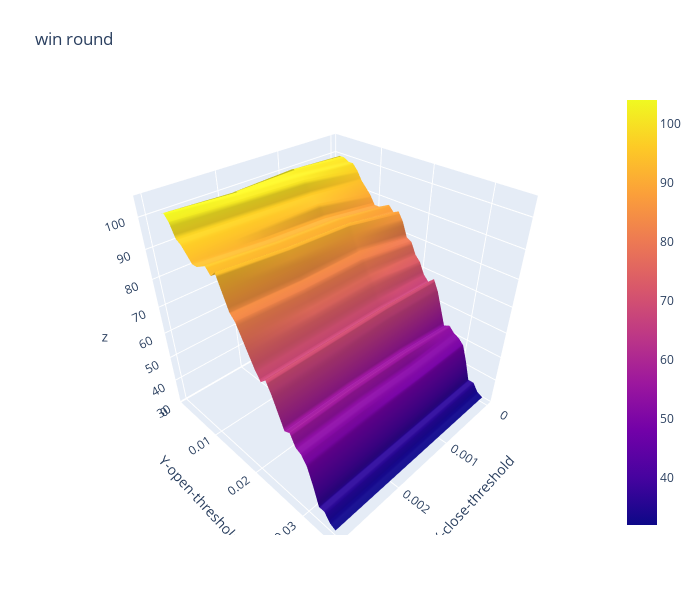

Write notebook code for a chart like this one.
### Code cell
import plotly.graph_objects as go

x_data = df_win_round.columns.to_list() # close threshold

y_data = df_win_round.index.to_list() # open threshold

z_data = df_win_round.copy(deep=True) # win rate

fig = go.Figure(data=[go.Surface(z=z_data.values,x=x_data,y=y_data)])

fig.update_layout(title="win round", # 标题
                  autosize=False,  # 尺度自动缩放
                  width=700,  # 长宽
                  height=600,
                  margin=dict(l=65,r=50,b=65,t=90),  # 4个位置的距离
                  scene=dict(xaxis_title='X-close-threshold',yaxis_title='Y-open-threshold')
                 )

fig.show()

### Figure 1 — Plotly figure (JSON) as saved in the notebook; plotly's stock layout.template omitted (floating-point values rounded to 4 significant figures; data arrays with more than 128 entries replaced by an {"elided": "..."} marker saying what was removed)
{"data": [{"type": "surface", "x": [0, 0.001, 0.002, 0.003], "y": [0.001, 0.002, 0.003, 0.004, 0.005, 0.006, 0.007, 0.008, 0.009, 0.01, 0.011, 0.012, 0.013, 0.014, 0.015, 0.016, 0.017, 0.018, 0.019, 0.02, 0.021, 0.022, 0.023, 0.024, 0.025, 0.026, 0.027, 0.028, 0.029, 0.03, 0.031, 0.032, 0.033, 0.034, 0.035], "z": {"elided": "35x4 int values"}}], "layout": {"autosize": false, "height": 600, "margin": {"b": 65, "l": 65, "r": 50, "t": 90}, "scene": {"xaxis": {"title": {"text": "X-close-threshold"}}, "yaxis": {"title": {"text": "Y-open-threshold"}}}, "title": {"text": "win round"}, "width": 700}}
